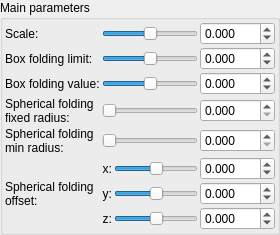
    <widget class="QGroupBox" name="groupBox">
     <property name="title">
      <string>Main parameters</string>
     </property>
     <layout class="QVBoxLayout" name="verticalLayout_2" stretch="0">
      <property name="spacing">
       <number>2</number>
      </property>
      <property name="leftMargin">
       <number>2</number>
      </property>
      <property name="topMargin">
       <number>2</number>
      </property>
      <property name="rightMargin">
       <number>2</number>
      </property>
      <property name="bottomMargin">
       <number>2</number>
      </property>
      <item>
       <layout class="QGridLayout" name="gridLayout">
        <property name="spacing">
         <number>2</number>
        </property>
        <item row="2" column="0">
         <widget class="QLabel" name="label_9">
          <property name="text">
           <string>Box folding value:</string>
          </property>
         </widget>
        </item>
        <item row="7" column="3">
         <widget class="MyDoubleSpinBox" name="spinbox3_mandelbox_offset_z">
          <property name="sizePolicy">
           <sizepolicy hsizetype="Minimum" vsizetype="Maximum">
            <horstretch>0</horstretch>
            <verstretch>0</verstretch>
           </sizepolicy>
          </property>
          <property name="prefix">
           <string/>
          </property>
          <property name="suffix">
           <string/>
          </property>
          <property name="decimals">
           <number>3</number>
          </property>
          <property name="minimum">
           <double>-100.000000000000000</double>
          </property>
          <property name="maximum">
           <double>100.000000000000000</double>
          </property>
          <property name="singleStep">
           <double>0.100000000000000</double>
          </property>
         </widget>
        </item>
        <item row="3" column="0">
         <widget class="QLabel" name="label_10">
          <property name="text">
           <string>Spherical folding
fixed radius:</string>
          </property>
         </widget>
        </item>
        <item row="6" column="1">
         <widget class="QLabel" name="label_116">
          <property name="sizePolicy">
           <sizepolicy hsizetype="Preferred" vsizetype="Preferred">
            <horstretch>0</horstretch>
            <verstretch>0</verstretch>
           </sizepolicy>
          </property>
          <property name="text">
           <string>y:</string>
          </property>
          <property name="alignment">
           <set>Qt::AlignRight|Qt::AlignTrailing|Qt::AlignVCenter</set>
          </property>
         </widget>
        </item>
        <item row="5" column="1">
         <widget class="QLabel" name="label_115">
          <property name="sizePolicy">
           <sizepolicy hsizetype="Preferred" vsizetype="Preferred">
            <horstretch>0</horstretch>
            <verstretch>0</verstretch>
           </sizepolicy>
          </property>
          <property name="text">
           <string>x:</string>
          </property>
          <property name="alignment">
           <set>Qt::AlignRight|Qt::AlignTrailing|Qt::AlignVCenter</set>
          </property>
         </widget>
        </item>
        <item row="1" column="0">
         <widget class="QLabel" name="label_8">
          <property name="text">
           <string>Box folding limit:</string>
          </property>
         </widget>
        </item>
        <item row="6" column="3">
         <widget class="MyDoubleSpinBox" name="spinbox3_mandelbox_offset_y">
          <property name="sizePolicy">
           <sizepolicy hsizetype="Minimum" vsizetype="Maximum">
            <horstretch>0</horstretch>
            <verstretch>0</verstretch>
           </sizepolicy>
          </property>
          <property name="prefix">
           <string/>
          </property>
          <property name="suffix">
           <string/>
          </property>
          <property name="decimals">
           <number>3</number>
          </property>
          <property name="minimum">
           <double>-100.000000000000000</double>
          </property>
          <property name="maximum">
           <double>100.000000000000000</double>
          </property>
          <property name="singleStep">
           <double>0.100000000000000</double>
          </property>
         </widget>
        </item>
        <item row="5" column="3">
         <widget class="MyDoubleSpinBox" name="spinbox3_mandelbox_offset_x">
          <property name="sizePolicy">
           <sizepolicy hsizetype="Minimum" vsizetype="Maximum">
            <horstretch>0</horstretch>
            <verstretch>0</verstretch>
           </sizepolicy>
          </property>
          <property name="prefix">
           <string/>
          </property>
          <property name="suffix">
           <string/>
          </property>
          <property name="decimals">
           <number>3</number>
          </property>
          <property name="minimum">
           <double>-100.000000000000000</double>
          </property>
          <property name="maximum">
           <double>100.000000000000000</double>
          </property>
          <property name="singleStep">
           <double>0.100000000000000</double>
          </property>
         </widget>
        </item>
        <item row="0" column="0">
         <widget class="QLabel" name="label_7">
          <property name="text">
           <string>Scale:</string>
          </property>
         </widget>
        </item>
        <item row="4" column="3">
         <widget class="MyDoubleSpinBox" name="spinbox_mandelbox_folding_min_radius">
          <property name="sizePolicy">
           <sizepolicy hsizetype="Minimum" vsizetype="Maximum">
            <horstretch>0</horstretch>
            <verstretch>0</verstretch>
           </sizepolicy>
          </property>
          <property name="prefix">
           <string/>
          </property>
          <property name="suffix">
           <string/>
          </property>
          <property name="decimals">
           <number>3</number>
          </property>
          <property name="maximum">
           <double>100.000000000000000</double>
          </property>
          <property name="singleStep">
           <double>0.100000000000000</double>
          </property>
         </widget>
        </item>
        <item row="1" column="3">
         <widget class="MyDoubleSpinBox" name="spinbox_mandelbox_folding_limit">
          <property name="sizePolicy">
           <sizepolicy hsizetype="Minimum" vsizetype="Maximum">
            <horstretch>0</horstretch>
            <verstretch>0</verstretch>
           </sizepolicy>
          </property>
          <property name="prefix">
           <string/>
          </property>
          <property name="suffix">
           <string/>
          </property>
          <property name="decimals">
           <number>3</number>
          </property>
          <property name="minimum">
           <double>-100.000000000000000</double>
          </property>
          <property name="maximum">
           <double>100.000000000000000</double>
          </property>
          <property name="singleStep">
           <double>0.100000000000000</double>
          </property>
         </widget>
        </item>
        <item row="2" column="3">
         <widget class="MyDoubleSpinBox" name="spinbox_mandelbox_folding_value">
          <property name="sizePolicy">
           <sizepolicy hsizetype="Minimum" vsizetype="Maximum">
            <horstretch>0</horstretch>
            <verstretch>0</verstretch>
           </sizepolicy>
          </property>
          <property name="prefix">
           <string/>
          </property>
          <property name="suffix">
           <string/>
          </property>
          <property name="decimals">
           <number>3</number>
          </property>
          <property name="minimum">
           <double>-100.000000000000000</double>
          </property>
          <property name="maximum">
           <double>100.000000000000000</double>
          </property>
          <property name="singleStep">
           <double>0.100000000000000</double>
          </property>
         </widget>
        </item>
        <item row="3" column="3">
         <widget class="MyDoubleSpinBox" name="spinbox_mandelbox_folding_fixed_radius">
          <property name="sizePolicy">
           <sizepolicy hsizetype="Minimum" vsizetype="Maximum">
            <horstretch>0</horstretch>
            <verstretch>0</verstretch>
           </sizepolicy>
          </property>
          <property name="prefix">
           <string/>
          </property>
          <property name="suffix">
           <string/>
          </property>
          <property name="decimals">
           <number>3</number>
          </property>
          <property name="maximum">
           <double>100.000000000000000</double>
          </property>
          <property name="singleStep">
           <double>0.100000000000000</double>
          </property>
         </widget>
        </item>
        <item row="4" column="0">
         <widget class="QLabel" name="label_11">
          <property name="text">
           <string>Spherical folding
min radius:</string>
          </property>
         </widget>
        </item>
        <item row="5" column="0" rowspan="3">
         <widget class="QLabel" name="label_12">
          <property name="text">
           <string>Spherical folding
offset:</string>
          </property>
         </widget>
        </item>
        <item row="7" column="1">
         <widget class="QLabel" name="label_117">
          <property name="sizePolicy">
           <sizepolicy hsizetype="Preferred" vsizetype="Preferred">
            <horstretch>0</horstretch>
            <verstretch>0</verstretch>
           </sizepolicy>
          </property>
          <property name="text">
           <string>z:</string>
          </property>
          <property name="alignment">
           <set>Qt::AlignRight|Qt::AlignTrailing|Qt::AlignVCenter</set>
          </property>
         </widget>
        </item>
        <item row="0" column="3">
         <widget class="MyDoubleSpinBox" name="spinbox_mandelbox_scale">
          <property name="sizePolicy">
           <sizepolicy hsizetype="Minimum" vsizetype="Maximum">
            <horstretch>0</horstretch>
            <verstretch>0</verstretch>
           </sizepolicy>
          </property>
          <property name="prefix">
           <string/>
          </property>
          <property name="suffix">
           <string/>
          </property>
          <property name="decimals">
           <number>3</number>
          </property>
          <property name="minimum">
           <double>-100.000000000000000</double>
          </property>
          <property name="maximum">
           <double>100.000000000000000</double>
          </property>
          <property name="singleStep">
           <double>0.100000000000000</double>
          </property>
         </widget>
        </item>
        <item row="5" column="2">
         <widget class="QSlider" name="slider3_mandelbox_offset_x">
          <property name="sizePolicy">
           <sizepolicy hsizetype="Expanding" vsizetype="Maximum">
            <horstretch>0</horstretch>
            <verstretch>0</verstretch>
           </sizepolicy>
          </property>
          <property name="minimum">
           <number>-5000</number>
          </property>
          <property name="maximum">
           <number>5000</number>
          </property>
          <property name="singleStep">
           <number>1</number>
          </property>
          <property name="orientation">
           <enum>Qt::Horizontal</enum>
          </property>
         </widget>
        </item>
        <item row="6" column="2">
         <widget class="QSlider" name="slider3_mandelbox_offset_y">
          <property name="sizePolicy">
           <sizepolicy hsizetype="Expanding" vsizetype="Maximum">
            <horstretch>0</horstretch>
            <verstretch>0</verstretch>
           </sizepolicy>
          </property>
          <property name="minimum">
           <number>-5000</number>
          </property>
          <property name="maximum">
           <number>5000</number>
          </property>
          <property name="singleStep">
           <number>1</number>
          </property>
          <property name="orientation">
           <enum>Qt::Horizontal</enum>
          </property>
         </widget>
        </item>
        <item row="7" column="2">
         <widget class="QSlider" name="slider3_mandelbox_offset_z">
          <property name="sizePolicy">
           <sizepolicy hsizetype="Expanding" vsizetype="Maximum">
            <horstretch>0</horstretch>
            <verstretch>0</verstretch>
           </sizepolicy>
          </property>
          <property name="minimum">
           <number>-5000</number>
          </property>
          <property name="maximum">
           <number>5000</number>
          </property>
          <property name="singleStep">
           <number>1</number>
          </property>
          <property name="orientation">
           <enum>Qt::Horizontal</enum>
          </property>
         </widget>
        </item>
        <item row="4" column="1" colspan="2">
         <widget class="QSlider" name="slider_mandelbox_folding_min_radius">
          <property name="sizePolicy">
           <sizepolicy hsizetype="Expanding" vsizetype="Maximum">
            <horstretch>0</horstretch>
            <verstretch>0</verstretch>
           </sizepolicy>
          </property>
          <property name="minimum">
           <number>0</number>
          </property>
          <property name="maximum">
           <number>5000</number>
          </property>
          <property name="singleStep">
           <number>1</number>
          </property>
          <property name="orientation">
           <enum>Qt::Horizontal</enum>
          </property>
         </widget>
        </item>
        <item row="3" column="1" colspan="2">
         <widget class="QSlider" name="slider_mandelbox_folding_fixed_radius">
          <property name="sizePolicy">
           <sizepolicy hsizetype="Expanding" vsizetype="Maximum">
            <horstretch>0</horstretch>
            <verstretch>0</verstretch>
           </sizepolicy>
          </property>
          <property name="minimum">
           <number>0</number>
          </property>
          <property name="maximum">
           <number>5000</number>
          </property>
          <property name="singleStep">
           <number>1</number>
          </property>
          <property name="orientation">
           <enum>Qt::Horizontal</enum>
          </property>
         </widget>
        </item>
        <item row="2" column="1" colspan="2">
         <widget class="QSlider" name="slider_mandelbox_folding_value">
          <property name="sizePolicy">
           <sizepolicy hsizetype="Expanding" vsizetype="Maximum">
            <horstretch>0</horstretch>
            <verstretch>0</verstretch>
           </sizepolicy>
          </property>
          <property name="minimum">
           <number>-5000</number>
          </property>
          <property name="maximum">
           <number>5000</number>
          </property>
          <property name="singleStep">
           <number>1</number>
          </property>
          <property name="orientation">
           <enum>Qt::Horizontal</enum>
          </property>
         </widget>
        </item>
        <item row="1" column="1" colspan="2">
         <widget class="QSlider" name="slider_mandelbox_folding_limit">
          <property name="sizePolicy">
           <sizepolicy hsizetype="Expanding" vsizetype="Maximum">
            <horstretch>0</horstretch>
            <verstretch>0</verstretch>
           </sizepolicy>
          </property>
          <property name="minimum">
           <number>-5000</number>
          </property>
          <property name="maximum">
           <number>5000</number>
          </property>
          <property name="singleStep">
           <number>1</number>
          </property>
          <property name="orientation">
           <enum>Qt::Horizontal</enum>
          </property>
         </widget>
        </item>
        <item row="0" column="1" colspan="2">
         <widget class="QSlider" name="slider_mandelbox_scale">
          <property name="sizePolicy">
           <sizepolicy hsizetype="Expanding" vsizetype="Maximum">
            <horstretch>0</horstretch>
            <verstretch>0</verstretch>
           </sizepolicy>
          </property>
          <property name="minimum">
           <number>-5000</number>
          </property>
          <property name="maximum">
           <number>5000</number>
          </property>
          <property name="singleStep">
           <number>1</number>
          </property>
          <property name="orientation">
           <enum>Qt::Horizontal</enum>
          </property>
         </widget>
        </item>
       </layout>
      </item>
     </layout>
    </widget>
